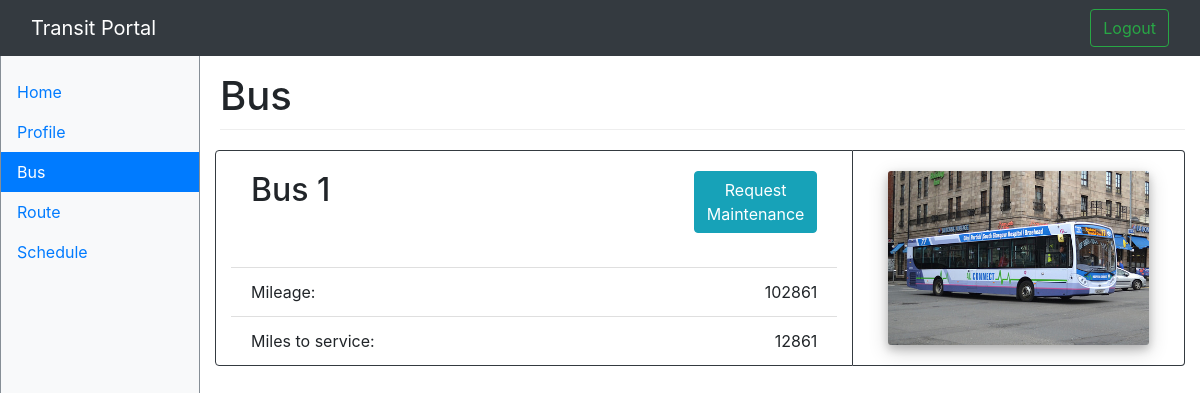
The app's page /driver/driver_bus.php?bus=1 with its own data.
### tables this page shows
CREATE TABLE `fleet` (
  `busID` int(11) NOT NULL,
  `active` tinyint(4) DEFAULT NULL,
  `mileage` float DEFAULT NULL
);

### data/fleet.php (called while the page is built, shortened)
<?php
require_once('database.php');
function getBusByID($busID) {
    global $db;
    $stmt = $db->prepare('SELECT * FROM Fleet where busID = :busID');
    $stmt->bindParam(':busID', $busID);
    $stmt->execute();
    $bus = $stmt->fetch(PDO::FETCH_ASSOC);
    return $bus;
}

### driver/driver_bus.php (the view, shortened to what this page needs)
<?php
include ("../data/fleet.php");
if(isset($_GET['bus'])) {
    $bus = getBusByID($_GET['bus']);
} else {
    $bus = getBusByID(getCurrentEmpSchedule($user['employeeID'])['busID']);
}
?>
<!DOCTYPE html>
<html lang="en">
<head>
    <link rel="stylesheet" type="text/css" href="../css/bootstrap.css">
    <link rel="stylesheet" type="text/css" href="../css/dashboard.css">
    <link rel="stylesheet" type="text/css" href="../css/sticky-footer.css">
</head>
<body>
<?php include("driver_header.php"); ?>
<div class="row">
    <?php include("driver_sidebar.php"); ?>
    <main class="col-sm-9 ml-sm-auto col-md-10 pt-3">
        <h1 style="margin-left:15px;margin-right:15px;">Bus</h1>
        <div class="row card-group" style="padding-right: 15px; padding-left: 15px;">
            <div class="card border-dark col-8" style="margin-left: 10px;">
                <div class="card-body align-items-center">
                    <button data-toggle="modal" data-target="#maintenanceRequest" class="btn btn-info float-right">Request<br/>Maintenance</button>
                    <h2 class="card-title"><?php echo "Bus ".$bus['busID']?></h2>
                </div>
                <ul class="list-group list-group-flush">
                    <li class="list-group-item">Mileage:<span class="float-right"><?php echo $bus['mileage']?></span></li>
                    <li class="list-group-item">Miles to service:<span class="float-right"><?php echo $bus['mileage']%15000;?></span></li>
                </ul>
            </div>
            <div class="card border-dark col-4" style="margin-right: 15px;">
                <div class="card-body">
                    <img class="card-img" style="box-shadow: 0 4px 8px 0 rgba(0, 0, 0, 0.2), 0 6px 20px 0 rgba(0, 0, 0, 0.19);" src=<?php echo '../img/bus' .sprintf('%03d', $bus['busID']) .'.jpg'?>>
                </div>
            </div>
        </div>
    </main>
</div>
</body>
</html>

### css/dashboard.css (style rules this page uses)
body { padding-top: 3.5rem; }
h1 { padding-bottom: 9px; margin-bottom: 20px; border-bottom: 1px solid #eee; }

### css/sticky-footer.css (style rules this page uses)
html { position: relative; min-height: 100%; }
body { margin-bottom: 60px; }

### records on screen
fleet: busID "1", mileage "102861", $bus['mileage']%15000 "12861"
